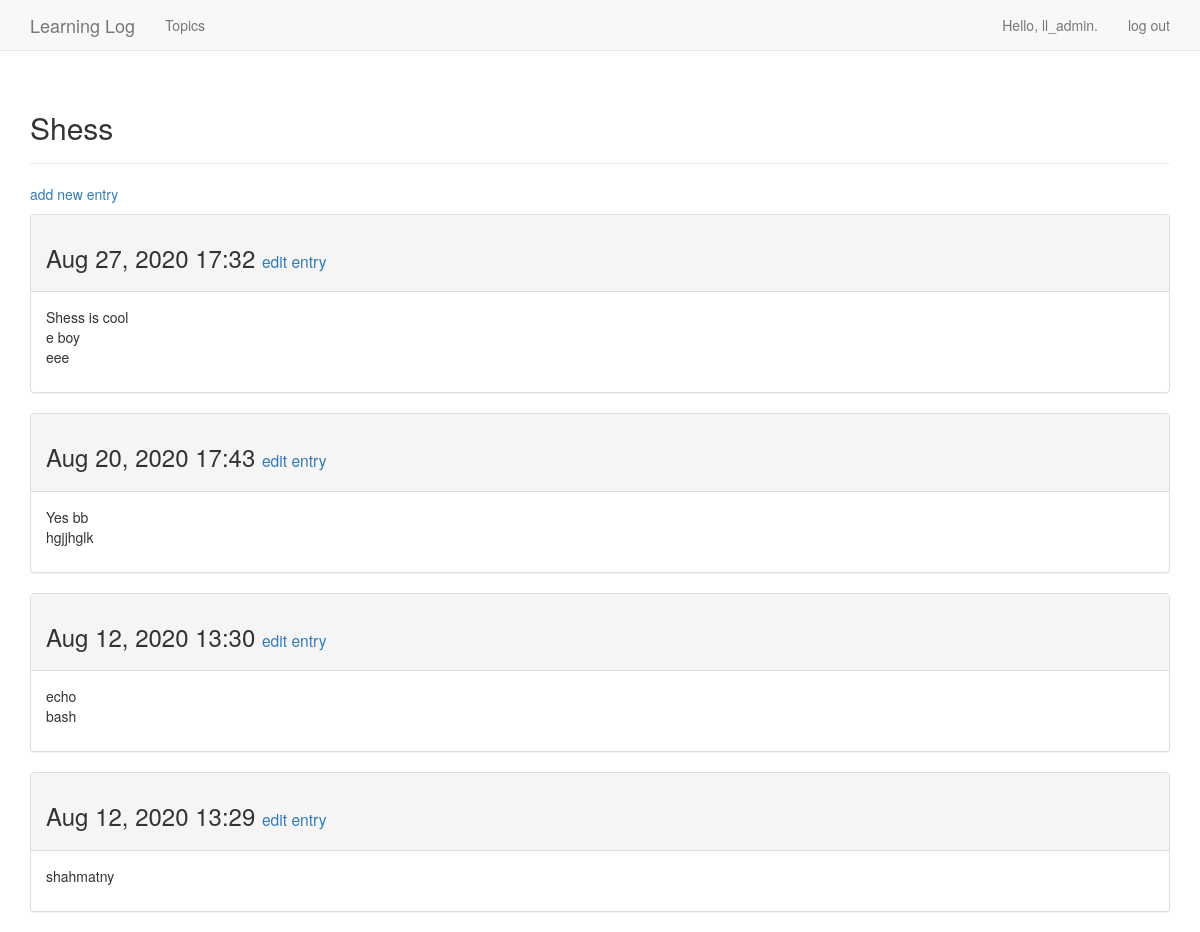
The page /topics/1/ (signed in) on the database its author committed.
### learning_logs/models.py (models this page shows, shortened)
class Topic(models.Model):
    text = models.CharField(max_length=200)
    date_added = models.DateTimeField(auto_now_add=True)
    owner = models.ForeignKey(User, on_delete=models.CASCADE)
    def __str__(self):
        return self.text

class Entry(models.Model):
    topic = models.ForeignKey(Topic, on_delete=models.CASCADE)
    text = models.TextField()
    date_added = models.DateTimeField(auto_now_add=True)
    class Meta:
        verbose_name_plural = 'entries'

### learning_logs/views.py (the view)
# urls.py: path('topics/<topic_id>/', views.topic, name='topic'),
@login_required()
def topic(request, topic_id):
    topic = Topic.objects.get(id=topic_id)
    if topic.owner != request.user:
        raise Http404
    entries = topic.entry_set.order_by('-date_added')
    context = {'topic': topic, 'entries': entries}
    return render(request, 'learning_logs/topic.html', context)

### learning_logs/templates/learning_logs/topic.html (shortened to what this page needs)
<!DOCTYPE html>
<html lang="en">
<head>
</head>
<body>
    {% extends 'learning_logs/base.html' %}
    {% block header %}
        <h2>{{ topic }}</h2>
    {% endblock header %}
    {% block content %}
        <p>
            <a href="{% url 'learning_logs:new_entry' topic.id %}">add new entry</a>
        </p>
        {% for entry in entries %}
            <div class="panel panel-default">
                <div class="panel-heading">
                    <h3>
                        {{ entry.date_added|date:'M d, Y H:i' }}
                        <small>
                            <a href="{% url 'learning_logs:edit_entry' entry.id %}">
                                edit entry</a>
                        </small>
                    </h3>
                </div>
                <div class="panel-body">
                    {{ entry.text|linebreaks }}
                </div>
            </div>
            {% empty %}
            There are no entries for this topic yet.
        {% endfor %}
    {% endblock content %}

### learning_logs/templates/learning_logs/base.html (shortened to what this page needs)
<!DOCTYPE html>
{% load bootstrap3 %}
<html lang="en">
<head>
    {% bootstrap_css %}
</head>
<body>
    <nav class="navbar navbar-default navbar-static-top">
        <div class="container">
            <div class="navbar-header">
                <a class="navbar-brand" href="{% url 'learning_logs:index' %}">
                    Learning Log</a>
            </div>
            <div id="navbar" class="navbar-collapse collapse">
                <ul class="nav navbar-nav">
                    <li><a href="{% url 'learning_logs:topics' %}">Topics</a></li>
                </ul>
                <ul class="nav navbar-nav navbar-right">
                    {% if user.is_authenticated %}
                    <li><a>Hello, {{ user.username }}.</a></li>
                    <li><a href="{% url 'users:logout' %}">log out</a></li>
                    {% else %}
                    <li><a href="{% url 'users:register' %}">register</a></li>
                    <li><a href="{% url 'users:login' %}">log in</a></li>
                    {% endif %}
                </ul>
            </div>
        </div>
    </nav>
    <div class="container">
        <div class="page-header">
            {% block header %}{% endblock header %}
        </div>
        <div>
            {% block content %}{% endblock content %}
        </div>
    </div>
</body>
</html>

### rows shown on the page
Topic: text "Shess"
Entry: date_added "Aug 27, 2020 17:32", text "Shess is cool e boy eee"
Entry: date_added "Aug 20, 2020 17:43", text "Yes bb hgjjhglk"
Entry: date_added "Aug 12, 2020 13:30", text "echo bash"
Entry: date_added "Aug 12, 2020 13:29", text "shahmatny"

### other values the page prints
{{ user.username }} "ll_admin"
